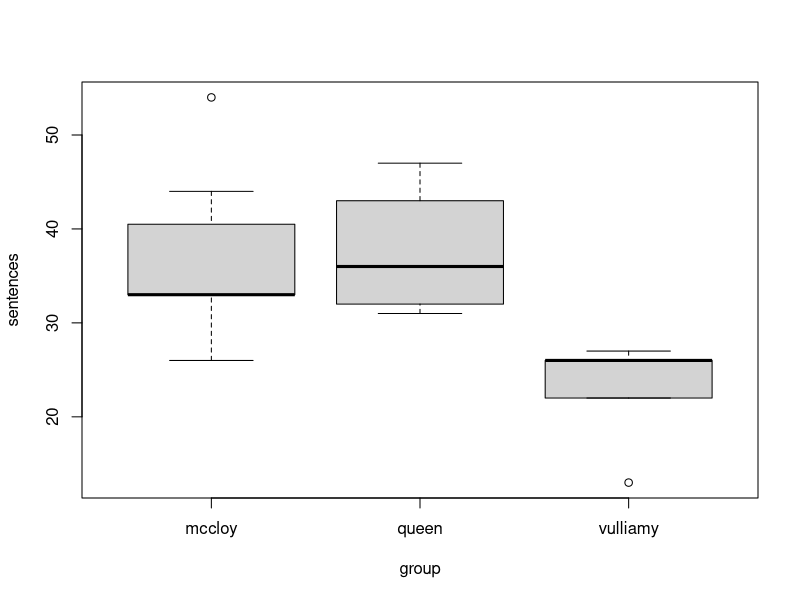
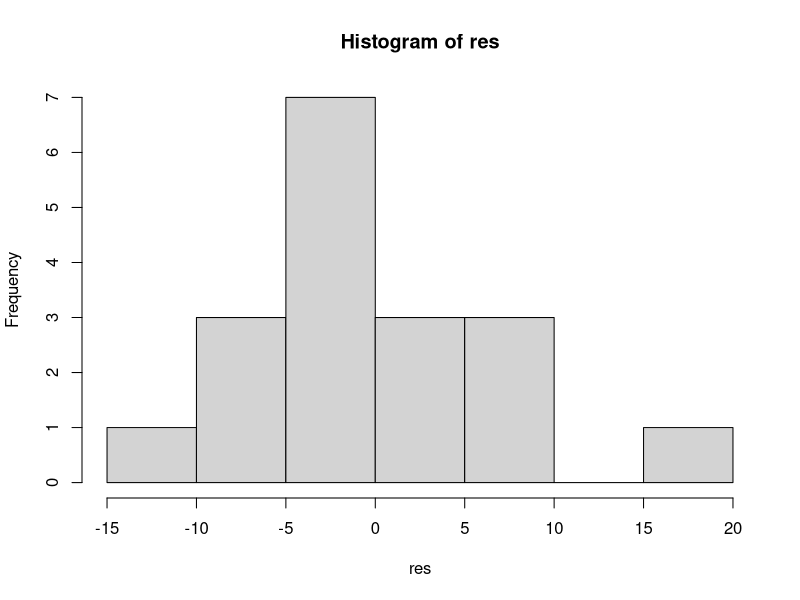
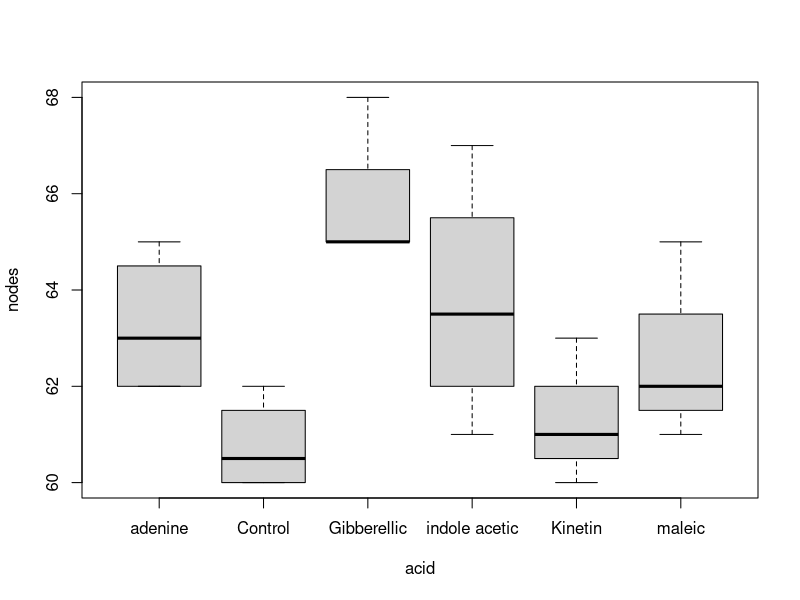
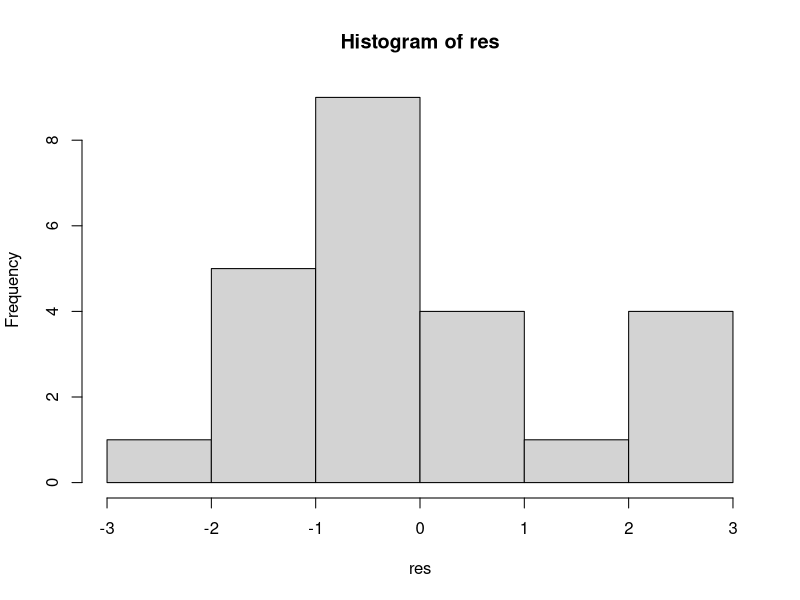
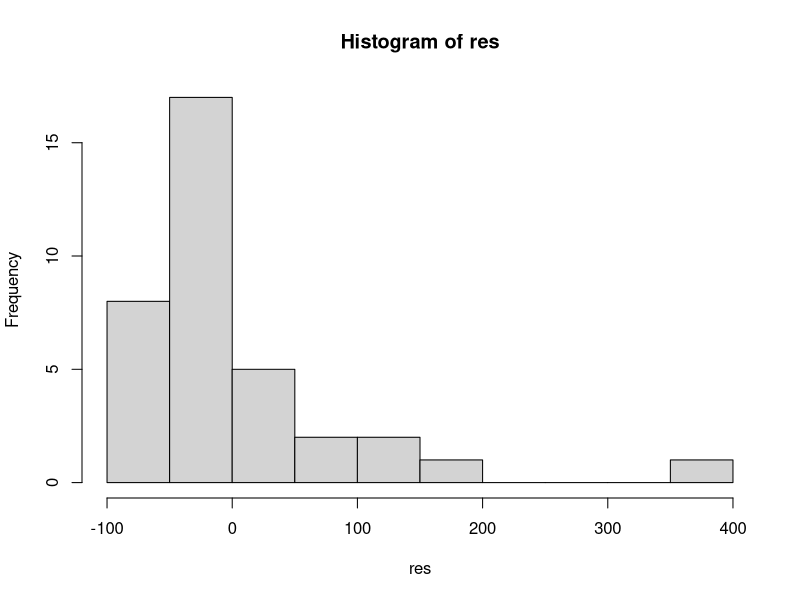

The R script that drew these images, in order:
#7.1

sentences<-c(13,22,26,26,27,31,32,35,37,43,47,26,33,33,33,37,44,54)
group<-c(rep("vulliamy",5), rep("queen",6), rep("mccloy", 7))
boxplot(sentences~group)


par_model <- lm(sentences~group)#lm = a linear model: ldl depends on treatment
#Yij = mui + eij
anova(par_model)
#Ho: equal means
#H1: Not all means equal

res<-resid(par_model)
hist(res)
shapiro.test(res)




#7.4
flowers <- data.frame(
  nodes = c(60,65,63,64,62,61,62,65,61,67,65,62,61,68,61,63,62,62,60,65,60,61,64,65),    
  acid = c(rep(c('Control','Gibberellic','Kinetin','indole acetic', 'adenine', 'maleic'),4)),
  plant  =  c(rep('I',6),rep('II',6),rep('III',6),rep('IV',6))
)


#flowers

attach(flowers)

boxplot(nodes ~ acid) #no info about block shown here
#interaction.plot(nodes, acid, plant) #lots of crossing of lines would suggest that block and tire brand interact with one another

par_model <- lm(nodes ~ acid + plant) #parametric modeling of wear versus treatment + blocking factor
anova(par_model)

res <- resid(par_model)
hist(res)
shapiro.test(res)
#Moderate support for normality assumption

friedman.test(nodes ~ acid | plant)

#7.10
drugs<-data.frame(
  contractions=c(170,7,0,19,1.4,6,187,205,18,10,.3,1,216,.2,22,49,33,30,7,37,3,474,9,5,.4,.6,0,1.4,63,36,27,145,26,29,0,0),
  drugtype=c(rep(c('a','b','c'),12)),
  patient=c(rep(1,3),rep(2,3),rep(3,3),rep(4,3),rep(5,3),rep(6,3),rep(7,3),rep(8,3),rep(9,3),rep(10,3),rep(11,3),rep(12,3))
)

#drugs
attach(drugs)

friedman.test(contractions,drugtype,patient)

par_model <- lm(contractions ~ drugtype + patient) #parametric modeling of wear versus treatment + blocking factor
anova(par_model)

res <- resid(par_model)
hist(res)
shapiro.test(res)

#7.13
width<-c(53,50,52,50,49,47,54,51,52,57,49,49,47,54,43,51,49,51,50,46,49,58,51,45,53,49,51,50,51)
species<-c(rep(1,10),rep(2,11),rep(3,8))

kruskal.test(width~species)